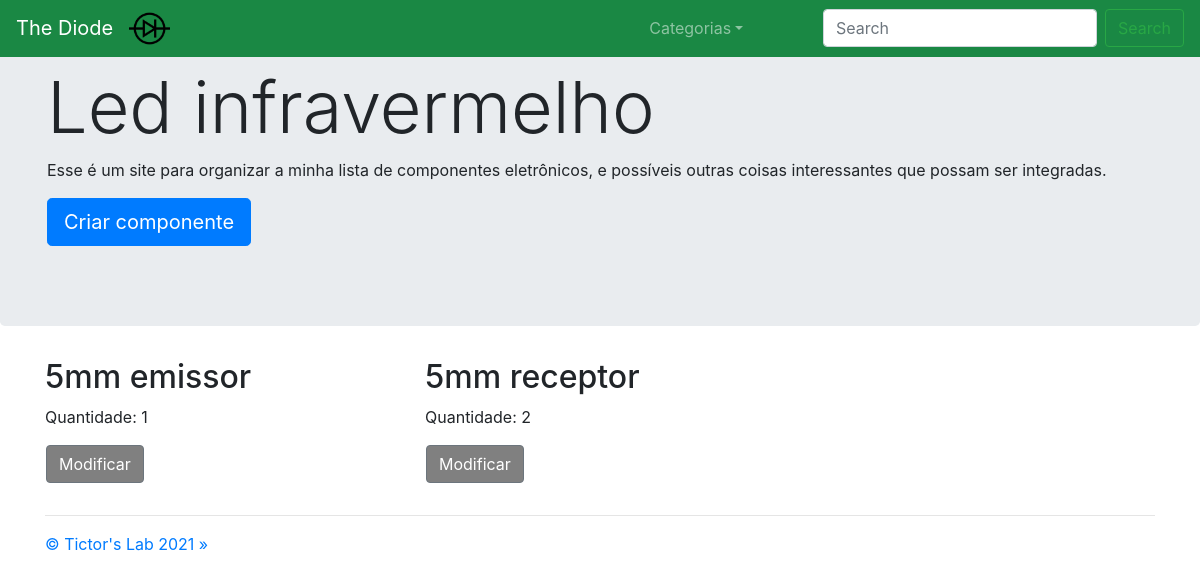
Page /4/4/ on the committed database.
### componente/models.py (models this page shows, shortened)
class TipoDeComponente(models.Model):
    nome       = models.CharField(max_length = 100)
    categoria  = models.ForeignKey('Categoria', on_delete=models.CASCADE, default="1")
    quantidade = models.IntegerField(blank=True, null=True)
    class Meta:
        verbose_name_plural = "Tipos de componentes"
    def __str__(self):
        return self.nome

class Componente(models.Model):
    nome       = models.CharField(max_length=100, null=True)
    tipo       = models.ForeignKey('TipoDeComponente', on_delete=models.CASCADE, default="1")
    quantidade = models.IntegerField(default=0)
    limite     = models.IntegerField(default=99, null=True)

### core/views.py (the view)
# urls.py: path('<int:id_categoria>/<int:id>/', componentes, name='componentes'),
def componentes(request, id_categoria, id):
    componentes = Componente.objects.filter(tipo=id).order_by('nome')
    categorias = Categoria.objects.order_by('-quantidade')
    criar_painel_msg = painelDeArmazenamentoModular_contextMsg(request)
    context = {'categorias':categorias,
               'componentes': componentes,
               'tipo_especifico':TipoDeComponente.objects.get(id=id),
               'id_categoria':id_categoria,
               'id_tipo':id,
               'criar_painel_msg':criar_painel_msg}
    return render(request, 'core/componentes.html', context)

### core/views.py (called while the page is built)
def painelDeArmazenamentoModular_splitIds(request, cookie_name):
    criar_painel_ids = request.COOKIES.get(cookie_name)
    if (criar_painel_ids != None): criar_painel_num_ids = len(criar_painel_ids.split(","))
    else: criar_painel_num_ids = 0
    return criar_painel_num_ids

def painelDeArmazenamentoModular_contextMsg(request):
    criar_painel_num_ids = painelDeArmazenamentoModular_splitIds(request, "criar_painel_ids")
    if request.COOKIES.get('criar_painel') == "True" and criar_painel_num_ids == 9:
        criar_painel_msg = "todos os componentes selecionados"
    elif request.COOKIES.get('criar_painel') == "True":
        criar_painel_msg = str(criar_painel_num_ids) + " componentes selecionados"
    else:
        criar_painel_msg = 0
    return criar_painel_msg

### core/templates/core/componentes.html (shortened to what this page needs)
{% extends 'core/base.html' %}
{% load static %}
{% block content %}
<nav class="navbar navbar-expand-md navbar-dark fixed-top" style="background-color: #1a8844;">
    <a class="navbar-brand" href="../../">The Diode</a>
    <div class="collapse navbar-collapse" id="navbarsExampleDefault">
        <ul class="navbar-nav mr-auto">
            <li>
                <img src="{% static 'core/imagens/Diode.png' %}" style="width:8%;">
            </li>
            <li class="nav-item dropdown">
                <a class="nav-link dropdown-toggle" href="#" id="dropdown01" data-toggle="dropdown" aria-haspopup="true"
                    aria-expanded="false">Categorias</a>
            </li>
        </ul>
        <form class="form-inline my-2 my-lg-0" action="/search">
            <input name="q" class="form-control mr-sm-2" type="text" placeholder="Search" aria-label="Search">
            <button class="btn btn-outline-success my-2 my-sm-0" type="submit">Search</button>
        </form>
    </div>
</nav>
<main role="main">
    <div class="jumbotron">
        <div class="container">
            <h1 class="display-3">{{ tipo_especifico }}</h1>
            <p>Esse é um site para organizar a minha lista de componentes eletrônicos, e possíveis outras coisas interessantes que possam ser integradas.</p>
        </div>
        <div class="container">
            <p><a class="btn btn-primary btn-lg" href="../../{{ id_categoria }}/{{ id_tipo }}/criar/" role="button">Criar componente</a></p>
        </div>
    </div>
    <div class="container">
        <div class="row">
            {% for componente in componentes %}
            <div class="col-md-4">
                <h2>{{ componente.nome }}</h2>
                <p>Quantidade: {{ componente.quantidade }}</p>
                <div class="row">
                    {% if criar_painel_msg == 0 %}
                        <div id="btn-modificar">
                            <button class="btn btn-secondary" onclick="document.location='../../../{{ componente.tipo.categoria.id }}/{{ componente.tipo.id }}/{{ componente.id }}'" role="button" style="background-color: #808080;">Modificar</button>
                        </div>
                    {% endif %}
                </div>
            </div>
            {% endfor %}
        </div>
        <hr>
    </div>
</main>
<footer class="container">
    <p><a href="http://tictorslab.blogspot.com/" role="button">&copy; Tictor's Lab 2021 &raquo;</a></p>
</footer>
{% endblock %}

### core/templates/core/componentes.html (style rules this page uses)
#btn-modificar { padding-left: 16px; }

### rows in the picture
TipoDeComponente: nome "Led infravermelho"
Componente: nome "5mm emissor", quantidade "1"
Componente: nome "5mm receptor", quantidade "2"
